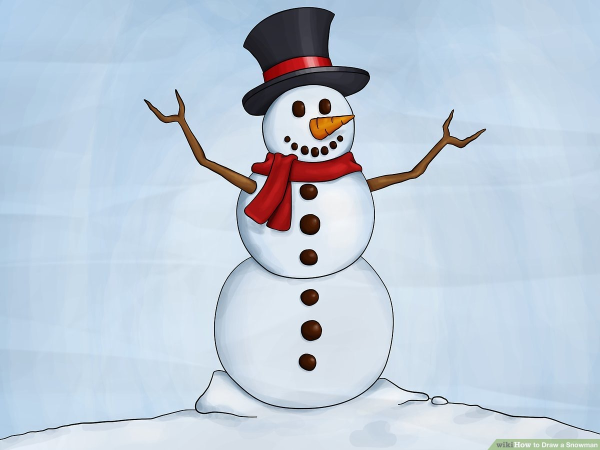
#> input picture uploads/IMG_7313.JPG, 1200 x 900 px (shown at 1/2 size)
$ python Image-To-Path.py ../uploads/IMG_7313.JPG ../uploads/IMG_7314.jpg
#> lines starting #> are read from the running program, lines starting #| are printed output that depends on the picture; after the words box and inside, x2 and y2 are one past the last pixel; in counts of white or black regions, pixels touching at a corner belong together
### Image-Path/Image_Processing_Module.py
import cv2
from numpy import zeros, array, where
import sys

# Returns edges as binary mask and colors as list of binary masks
def processImage(img, show=False, dilation=3):
    # ------------------- EDGE DETECTION -------------------

    # Check if image is valid
    if (img is None):
        print("Could not read image")
        exit(1)

    # Convert to graycsale
    img_gray = cv2.cvtColor(img, cv2.COLOR_BGR2GRAY)
    # Normalize image
    img_normalize = zeros(img_gray.shape[:2])
    img_normalize = cv2.normalize(img_gray, img_normalize, 0, 255, cv2.NORM_MINMAX)

    # Blur the image for better edge detection
    img_blur = cv2.GaussianBlur(img_normalize, (3,3), 0)

    # Canny Edge Detection
    edges = cv2.Canny(image=img_blur, threshold1=100, threshold2=200) # Canny Edge Detection

    # Resize the edges to decrease the resolution
    height = edges.shape[0]
    width = edges.shape[1]
    img_res = 150
    max_dim = height if height >= width else width
    scale_factor = float(max_dim / img_res)
    height /= scale_factor
    width /= scale_factor
    dim = (int(width), int(height))
    edges_resized = cv2.resize(edges, dim, interpolation = cv2.INTER_AREA)
    not_black_pixels = where((edges_resized[:,:] != 0))
    edges_resized[not_black_pixels] = 255

    # Dilate image to connect loose ends of edges
    kernel = cv2.getStructuringElement(cv2.MORPH_RECT, (dilation, dilation))
    edges_morph = cv2.morphologyEx(edges_resized, cv2.MORPH_DILATE, kernel)

    if show:
        cv2.imshow('Edges', edges_morph)
        cv2.waitKey(0)

    # ------------------- COLOR DETECTION -------------------

    # Define the list of colors to be detected
    boundaries = [
        ([0], [101]),   # black
        ([102], [203]), # gray
        ([204], [255])  # white
    ]

    # Resize the image to decrease the resolution
    img_resize = cv2.resize(img, dim, interpolation = cv2.INTER_AREA)
    # Convert to graycsale
    img_gray = cv2.cvtColor(img_resize, cv2.COLOR_BGR2GRAY)
    # Normalize image
    img_normalize = zeros(img_gray.shape[:2])
    img_normalize = cv2.normalize(img_gray, img_normalize, 0, 255, cv2.NORM_MINMAX)
    # Blur the image for better color detection
    img_blur = cv2.GaussianBlur(img_normalize, (5,5), 0)

    color_masks = list()
    improved_edges = zeros(img_blur.shape[:2])
    # loop over the boundaries
    for (lower, upper) in boundaries:
        # create NumPy arrays from the boundaries
        lower = array(lower, dtype = "uint8")
        upper = array(upper, dtype = "uint8")
        # find the colors within the specified boundaries and apply
        # the mask
        mask = cv2.inRange(img_blur, lower, upper)
        color_masks.append(mask)
        # Find edges that match this color
        colorEdges = cv2.bitwise_and(edges_morph, mask)
        colorEdges = cv2.morphologyEx(colorEdges, cv2.MORPH_DILATE, kernel)
        # TESTING
        new_edges = cv2.Canny(mask, threshold1=100, threshold2=200)
        improved_edges += new_edges

    improved_edges += edges_morph
    improved_edges = cv2.morphologyEx(improved_edges, cv2.MORPH_DILATE, kernel)

    return edges_morph, color_masks

# [4 lines that do not run on import are left out]

### Image-Path/Image-To-Path.py
import cv2
from numpy import zeros, array, where
import sys
import numpy as np
import math
from skimage.morphology import skeletonize
from Image_Processing_Module import processImage

#Constants that can be changed by users
background_color = 0 #Black
edge_color = 255 #White

def make_skeleton(image_name):
    #Skeletonization of image to make lines 1 pixel wide
    binary_edges = np.zeros((height, width), np.uint8)
    # if debug == True:
    #     print("height:", height)
    #     print("width:", width)
    for y in range(height):
        for x in range(width):
            if image_name[y, x] == edge_color:
                binary_edges[y, x] = 1
    skeleton_binary = skeletonize(binary_edges)
    skeleton = np.zeros((height, width), np.uint8)
    for y in range(height):
        for x in range(width):
            if skeleton_binary[y, x] == 1:
                skeleton[y, x] = edge_color
    # cv2.imshow("Skeleton", skeleton)
    # cv2.waitKey(0)
    return skeleton

def find_surrounding_pixels(group, x, y):
    '''
    Given an (x,y) coordinate, checks the surrounding pixels in the current_test
    Erases the pixels from current_test and returns a list of colored pixels
    '''
    global current_test, background_color, edge_color
    colored_pixels = []
    # North
    if (y - 1) >= 0:
        if group[y - 1, x] == edge_color:
            colored_pixels.append([y - 1, x])
            current_test[y - 1, x] = background_color
    # South
    if (y + 1) <= height - 1:
        if group[y + 1, x] == edge_color:
            colored_pixels.append([y + 1, x])
            current_test[y + 1, x] = background_color
    # East
    if (x + 1) <= width - 1:
        if group[y, x + 1] == edge_color:
            colored_pixels.append([y, x + 1])
            current_test[y, x + 1] = background_color
    # West
    if (x - 1) >= 0:
        if group[y, x - 1] == edge_color:
            colored_pixels.append([y, x - 1])
            current_test[y, x - 1] = background_color
    # Northeast
    if (y - 1) >= 0 and (x + 1) <= width - 1:
        if group[y - 1, x + 1] == edge_color:
            colored_pixels.append([y - 1, x + 1])
            current_test[y - 1, x + 1] = background_color
    # Northwest
    if (y - 1) >= 0 and (x - 1) >= 0:
        if group[y - 1, x - 1] == edge_color:
            colored_pixels.append([y - 1, x - 1])
            current_test[y - 1, x - 1] = background_color
    # Southeast
    if (y + 1) <= height - 1 and (x + 1) <= width - 1:
        if group[y + 1, x + 1] == edge_color:
            colored_pixels.append([y + 1, x + 1])
            current_test[y + 1, x + 1] = background_color
    # Southwest
    if (y + 1) <= height - 1 and (x - 1) >= 0:
        if group[y + 1, x - 1] == edge_color:
            colored_pixels.append([y + 1, x - 1])
            current_test[y + 1, x - 1] = background_color
    return colored_pixels

def find_groups_and_centers():
    x_centers = []
    y_centers = []
    pixels_per_group = []
    a_pixel_per_group = [] #[x,y] format
    for y in range(height):
        for x in range(width):
            if current_test[y,x] == edge_color:
                #If edge color is found, make new grouping
                empty_grid = np.zeros((height, width), np.uint8)
                empty_grid[y, x] = edge_color
                x_sum = 0
                y_sum = 0
                num_pixels = 0
                a_pixel_per_group.append([x,y])

                #Find and add the rest of the connected pixels to the grouping
                to_add = find_surrounding_pixels(current_test, x, y)
                while len(to_add) != 0:
                    pixel_to_add = to_add[0]
                    empty_grid[pixel_to_add[0], pixel_to_add[1]] = edge_color
                    x_sum += pixel_to_add[1]
                    y_sum += pixel_to_add[0]
                    num_pixels += 1
                    to_add += find_surrounding_pixels(current_test, pixel_to_add[1], pixel_to_add[0])
                    to_add.pop(0)

                groupings.append(empty_grid)
                x_centers.append(x_sum)
                y_centers.append(y_sum)
                pixels_per_group.append(num_pixels)
    return x_centers, y_centers, pixels_per_group, a_pixel_per_group

def find_starting_pixel(x_centers, y_centers):
    starting_pixels = []
    for i in range(len(groupings)):
        group = groupings[i]
        starting_pixels.append([0,0])
        max_distance = -1
        for y in range(height):
            for x in range(width):
                if group[y,x] == edge_color:
                    #When you find a pixel in a group, evaluate its distance from the center of gravity
                    distance = math.sqrt((y - y_centers[i])**2 + (x - x_centers[i])**2)
                    if distance > max_distance:
                        max_distance = distance
                        starting_pixels[i] = [x, y]
    return starting_pixels

def make_adjacent_list(i, x, y):
    '''
    Checks the 8 pixels surrounding the (x,y) position.
    Returns a list of the [x,y] coordinates that exist adjacent to the given pixel and are edges.
    '''
    global current_test, background_color, edge_color, groupings, width, height
    adjacents = []
    #North
    if (y - 1) >= 0:
        if groupings[i][y-1][x] == edge_color:
            adjacents.append([x, y-1])
    #South
    if (y + 1) <= height - 1:
        if groupings[i][y+1][x] == edge_color:
            adjacents.append([x, y+1])
    #East
    if (x + 1) <= width - 1:
        if groupings[i][y][x+1] == edge_color:
            adjacents.append([x+1, y])
    #West
    if (x - 1) >= 0:
        if groupings[i][y][x-1] == edge_color:
            adjacents.append([x-1, y])
    #Northeast
    if (y - 1) >= 0 and (x + 1) <= width - 1:
        if groupings[i][y-1][x+1] == edge_color:
            adjacents.append([x+1, y-1])
    #Northwest
    if (y - 1) >= 0 and (x - 1) >= 0:
        if groupings[i][y-1][x-1] == edge_color:
            adjacents.append([x-1, y-1])
    #Southeast
    if (y + 1) <= height - 1 and (x + 1) <= width - 1:
        if groupings[i][y+1][x+1] == edge_color:
            adjacents.append([x+1, y+1])
    #Southwest
    if (y + 1) <= height - 1 and (x - 1) >= 0:
        if groupings[i][y+1][x-1] == edge_color:
            adjacents.append([x-1, y+1])
    return adjacents

def wet_or_dry(pixel1, pixel2):
    #Determines whether to move_wet or move_dry
    #Only move_wet if the pixels are right next to each other
    if (abs(pixel1[0] - pixel2[0]) <= 1) and (abs(pixel1[1] - pixel2[1]) <= 1):
        return "move_wet"
    return "move_dry"

def find_paths_dfs(starting_pixels):
    draw_paths = []
    for i in range(len(groupings)):
        group = groupings[i]
        draw_paths.append([]) #Add a new path list
        stack = [] #Stores pixels to consider next

        current = starting_pixels[i]  #Of the form [x,y]

        next_list = make_adjacent_list(i, current[0], current[1])

        for pixel in next_list:
            stack.append(pixel)

        # Mark a pixel as "visited" by adding to the path and changing it to the background color
        draw_paths[-1].append("move_dry") #Always move_dry at the beginnning of a grouping
        draw_paths[-1].append(current)
        group[current[1]][current[0]] = background_color

        #Conduct DFS from the starting pixel
        while len(stack) != 0:

            #Move on to the next current
            current = stack.pop()
            # Mark a pixel as "visited" by adding to the path and changing it to the background color
            # Decide if the pixel should be move_dry or move_wet based on its relation to previous pixel
            draw_paths[-1].append(wet_or_dry(current, draw_paths[-1][-1]))
            draw_paths[-1].append(current)
            group[current[1]][current[0]] = background_color

            next_list = make_adjacent_list(i, current[0], current[1])
            for pixel in next_list:
                stack.append(pixel)
    return draw_paths

def optimize_paths(draw_paths):
    draw_paths_optimized = []
    for path in draw_paths:
        #control variables
        first = True
        second = False
        # initialize
        x1 = 0
        y1 = 0
        x2 = 0
        y2 = 0
        pixel1 = 0
        pixel2 = 0
        pixel1_instruction = ""
        pixel2_instruction = ""
        slope = 0
        status = "complete"
        optimized_path = []
        for i in range(1, len(path), 2):
            pixel = path[i]
            pixel_instruction = path[i-1]
            if first == True:
                x1 = pixel[0]
                y1 = pixel[1]
                pixel1 = pixel
                pixel1_instruction = pixel_instruction
                first = False
                second = True
                status = "add_one"
            elif second == True:
                x2 = pixel[0]
                y2 = pixel[1]
                pixel2 = pixel
                pixel2_instruction = pixel_instruction
                second = False
                status = "add_two"
                if x2 == x1:
                    slope = "undefined"
                else:
                    slope = (y2 - y1)/(x2 - x1)
            else:
                if pixel[0] == x1:
                    current_slope = "undefined"
                else:
                    current_slope = (pixel[1] - y1)/(pixel[0] - x1)

                if current_slope == slope:
                    x2 = pixel[0]
                    y2 = pixel[1]
                    pixel2 = pixel
                    pixel2_instruction = pixel_instruction
                else:
                    optimized_path.append(pixel1_instruction)
                    optimized_path.append(pixel1)
                    optimized_path.append(pixel2_instruction)
                    optimized_path.append(pixel2)
                    x1 = pixel[0]
                    y1 = pixel[1]
                    pixel1 = pixel
                    pixel1_instruction = pixel_instruction
                    second = True
                    status = "complete"
        if status == "add_one":
            optimized_path.append(pixel1_instruction)
            optimized_path.append(pixel1)
        elif status == "add_two":
            optimized_path.append(pixel1_instruction)
            optimized_path.append(pixel1)
            optimized_path.append(pixel2_instruction)
            optimized_path.append(pixel2)
        draw_paths_optimized.append(optimized_path)
    return draw_paths_optimized

def add_waits(draw_paths_optimized):
    for path in draw_paths_optimized:
        path.append("end")
        prev_instruction = "move_dry"
        i = 0
        while path[i] != "end":
            pixel = path[i]
            if pixel == "move_dry" or pixel == "move_wet":
                if pixel != prev_instruction:
                    path.insert(i, "wait 1")
                    i += 2
                    prev_instruction = pixel
                else:
                    i += 1
            else:
                i += 1
        path.remove("end")
        path.insert(0, "wait 1")
    return draw_paths_optimized

# [13 lines left out: function debug_print, not called in this run]

def write_to_file(filename, debug, draw_paths_optimized):
    with open(filename, 'w') as f:
        if debug:
            f.write(str(width) + "\n")
            f.write(str(height) + "\n")
        for path in draw_paths_optimized:
            for i in range(len(path)):
                pixel = path[i]
                if pixel == "move_dry" or pixel == "move_wet":
                    f.write(pixel + " ")
                elif pixel == "wait 1":
                    f.write(pixel + "\n")
                else:
                    f.write(str(pixel[0]) + " " + str(pixel[1]) + "\n")

def find_coordinates(image, filename, debug = False):
    #Establish globals to share with other functions
    global current_test, background_color, edge_color, groupings, width, height

    #List of 2D arrays of pixels to track each grouping grid, plus width/height of image in pixels
    groupings = []
    height, width = image.shape

    current_test = make_skeleton(image)

    #Find each group and track the cumulative placement of pixels in each group
    x_centers, y_centers, pixels_per_group, a_pixel_per_group = find_groups_and_centers()

    #Pathing
    #Calculate the "center of gravity" for each grouping
    for i in range(len(groupings)):
        x_centers[i] = x_centers[i] / pixels_per_group[i]
        y_centers[i] = y_centers[i] / pixels_per_group[i]

    #THIS CAN BE OPTIMIZED vvv
    #Find one pixel per grouping which is the farthest from the center of gravity
    #This pixel will serve as the starting point for the path decision
    starting_pixels = find_starting_pixel(x_centers, y_centers) #2D array of starting pixels - [x,y]

    #For each grouping, start with the selected "begin" pixel, then search from there
    draw_paths = find_paths_dfs(starting_pixels) #3D array - list of lists (a path covering a group) of pixel coordinates

    #Removes unnecessary in-between pixels which follow the same slope
    draw_paths_optimized = optimize_paths(draw_paths)

    #Add in waits
    draw_paths_optimized = add_waits(draw_paths_optimized)

    if debug == True:
        debug_print(draw_paths_optimized)

    #Export this information to a file
    write_to_file(filename, debug, draw_paths_optimized)

if(__name__ == "__main__"):
    try:
        name = sys.argv[1]
        filename = sys.argv[2]
    except:
        print("Please provide the correct arguments")
        exit(1)
    img = cv2.imread(name)
#> img is the input picture: shape (900, 1200, 3); mean B, G, R 218.5, 204, 190.2
    edges_morph, color_masks = processImage(img)
#> in processImage, `edges = cv2.Canny(image=img_blur, threshold1=100, threshold2=200)`:
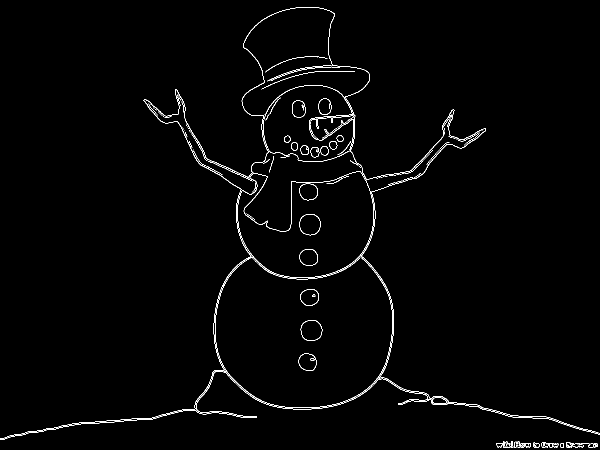
#> edges: shape (900, 1200) (shown at 1/2 size); 1.3% white in thin lines or dots
#> in processImage, `not_black_pixels = where((edges_resized[:,:] != 0))`: not_black_pixels = 1450 positions, rows 1 to 111, columns 0 to 149
#> in processImage, `edges_resized[not_black_pixels] = 255`:
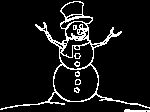
#> edges_resized: shape (112, 150); 8.6% white in thin lines or dots
#> in processImage, `img_blur = cv2.GaussianBlur(img_normalize, (5,5), 0)`:
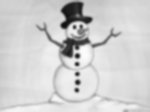
#> img_blur: shape (112, 150); min 16, max 253, mean 207.3
#> after the loop in processImage, `for (lower, upper) in boundaries:`:
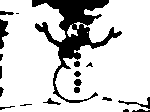
#> mask: shape (112, 150); 81.7% white; 19 black regions (5 under 20 px), largest, box (x1, y1, x2, y2) and area: (32, 0, 122, 103) 2416, (0, 19, 9, 49) 151, (118, 97, 150, 109) 90
#> after the loop in processImage, `for (lower, upper) in boundaries:`: color_masks = 3 items
#> in processImage, `improved_edges += edges_morph`:
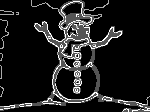
#> improved_edges: shape (112, 150) float64; min 0, max 765, mean 87.7; drawn with min black and max white
#> in processImage, `improved_edges = cv2.morphologyEx(improved_edges, cv2.MORPH_DILATE, ke..`:
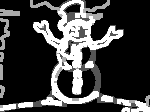
#> improved_edges: shape (112, 150) float64; min 0, max 765, mean 190.4; drawn with min black and max white
#> color_masks = 3 items
    find_coordinates(edges_morph, filename)
#> after the loop in make_skeleton, `for y in range(height):`:
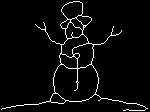
#> skeleton: shape (112, 150); 4% white in thin lines or dots
#> after the loop in find_groups_and_centers, `for y in range(height):`: a_pixel_per_group = [[73, 1]]; groupings = 1 item; pixels_per_group = [664]; x_centers = [51079]; y_centers = [40423]
#> in find_coordinates, `x_centers, y_centers, pixels_per_group, a_pixel_per_group = find_group..`: x_centers = [51079]; y_centers = [40423]; pixels_per_group = [664]; a_pixel_per_group = [[73, 1]]
#> the loop in find_coordinates, `for i in range(len(groupings)):` made 1 pass
#> after the loop in find_coordinates, `for i in range(len(groupings)):`: x_centers = [76.93]; y_centers = [60.88]
#> the loop in find_starting_pixel, `for i in range(len(groupings)):` made 1 pass
#> after the loop in find_starting_pixel, `for i in range(len(groupings)):`: starting_pixels = [[1, 109]]
#> the loop in find_paths_dfs, `for i in range(len(groupings)):` made 1 pass
#> after the loop in find_paths_dfs, `for i in range(len(groupings)):`: draw_paths = 1 item
#> the loop in optimize_paths, `for path in draw_paths:` made 1 pass
#> the loop in add_waits, `for path in draw_paths_optimized:` made 1 pass
#> the loop in write_to_file, `for path in draw_paths_optimized:` made 1 pass

$ run again, on uploads/IMG_7315.jpg
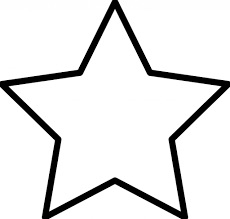
#> input picture uploads/IMG_7315.jpg, 230 x 219 px
#> img is the input picture: shape (219, 230, 3); min 0, max 255, mean 230.4
#> edges: shape (219, 230); 3.6% white in thin lines or dots
#> not_black_pixels = 1991 positions, rows 0 to 141, columns 0 to 149
#> edges_morph: shape (142, 150); 19.6% white; 1 white region, box (x1, y1, x2, y2) and area: (0, 0, 150, 142) 4183
#> after the loop in processImage, `for (lower, upper) in boundaries:`:
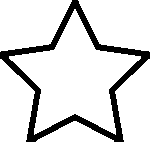
#> mask: shape (142, 150); 86.1% white; 1 black region, box (x1, y1, x2, y2) and area: (0, 0, 150, 142) 2960
#> after the loop in processImage, `for (lower, upper) in boundaries:`: color_masks = 3 items
#> after the loop in make_skeleton, `for y in range(height):`:
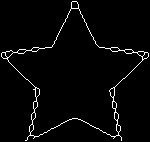
#> skeleton: shape (142, 150); 2.9% white in thin lines or dots
#> after the loop in find_groups_and_centers, `for y in range(height):`: a_pixel_per_group = [[72, 1]]; groupings = 1 item; pixels_per_group = [616]; x_centers = [45987]; y_centers = [48266]
#> in find_coordinates, `x_centers, y_centers, pixels_per_group, a_pixel_per_group = find_group..`: x_centers = [45987]; y_centers = [48266]; pixels_per_group = [616]; a_pixel_per_group = [[72, 1]]
#> the loop in find_coordinates, `for i in range(len(groupings)):` made 1 pass
#> after the loop in find_coordinates, `for i in range(len(groupings)):`: x_centers = [74.65]; y_centers = [78.35]
#> the loop in find_starting_pixel, `for i in range(len(groupings)):` made 1 pass
#> after the loop in find_starting_pixel, `for i in range(len(groupings)):`: starting_pixels = [[25, 140]]
#> the loop in find_paths_dfs, `for i in range(len(groupings)):` made 1 pass
#> after the loop in find_paths_dfs, `for i in range(len(groupings)):`: draw_paths = 1 item
#> the loop in optimize_paths, `for path in draw_paths:` made 1 pass
#> the loop in add_waits, `for path in draw_paths_optimized:` made 1 pass
#> the loop in write_to_file, `for path in draw_paths_optimized:` made 1 pass
